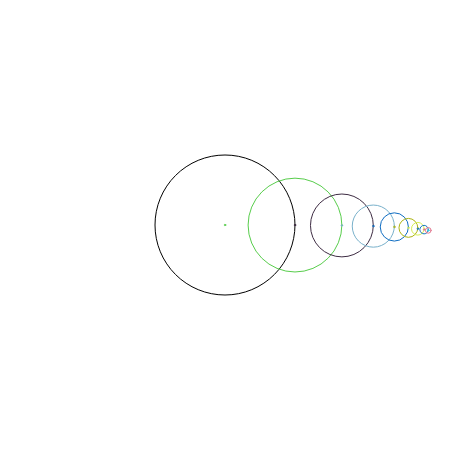
Frame 1 (no input)
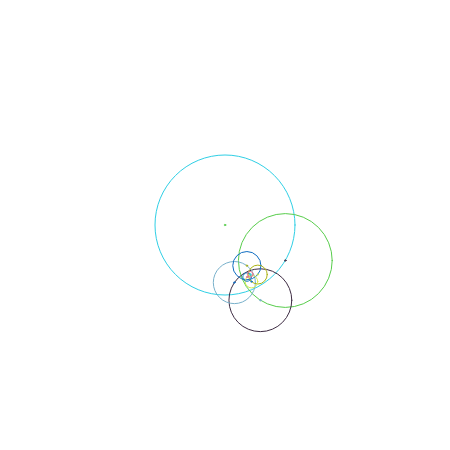
Frame 60 (no input)
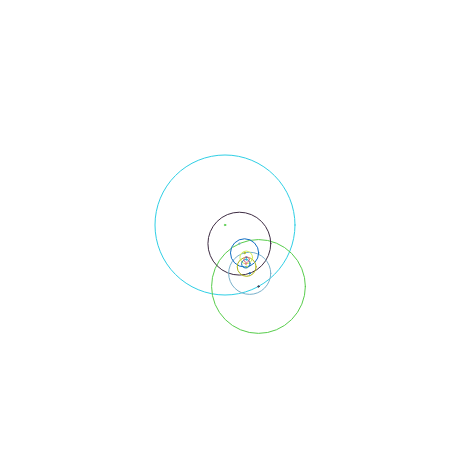
Frame 120 (the mouse pressed at the canvas centre since frame 60)

The p5.js sketch that drew these frames (run headless with seeded random() and noise() and a simulated clock; from frame 60 on, the mouse is pressed at the canvas centre):

// p5.js sketch
// ── sketch.js
var color
var x,y,z

var ratio_noise

var r
var center
var radius_line
var angle= 0
var color_array

var rotation_magnitude
var rotation_speed
var num_circles = 9
var trace = false
var random_ratio = false
var last_only = false

var trace_button
var random_ratio_button
var random_spins_button
var last_only_button
var rainbow_button
var clear_button

var speed_slider
var magnitude_slider

function setup(){
  ratio_noise = 0

  createCanvas(450,450)
  x = random(255)
  y = random(255)
  z = random(255)

  color_array = new Array(num_circles)
  for (var i = 0; i < color_array.length; i++) {
    color_array[i] = createVector(random(255),random(255),random(255))
  }

  speed_slider = createSlider(1, 15, 1)
  magnitude_slider = createSlider(0,6000, 3000)

  angleMode(DEGREES);

  trace_button = createButton("Trace")
  trace_button.mousePressed(flipTrace)

  random_ratio_button = createButton("Wierd Mode")
  random_ratio_button.mousePressed(randomRatio)


  last_only_button = createButton("Trace Last Circle Only")
  last_only_button.mousePressed(flipLastOnly)

  clear_button = createButton("Clear")
  clear_button.mousePressed(clear)

  if(!trace) noFill()
}

function clear(){
  background(255)
}

function randomRatio(){
  random_ratio = !random_ratio
}

function flipLastOnly(){
  last_only = !last_only
}


function flipTrace(){
  background(255)
  trace = !trace
}


function draw(){
  r = 140

  rotation_speed = speed_slider.value()/1000
  rotation_magnitude = magnitude_slider.value()/ 1000




  if(!trace) background(255)
  center = createVector(width/2,height/2)

  // ellipse(width/2,height/2, r,r)
  radius_line =p5.Vector.fromAngle(radians(angle))
  radius_line.setMag(r/2)

  for (var i = 0; i < num_circles; i++) {

    if(random_ratio){
      rotation_magnitude = noise(ratio_noise) * 0.3
      ratio_noise += 0.0003
    }else{
      ratio_noise = random()
    }

    if(!trace) ellipse(center.x,center.y, r,r)

    stroke(color_array[i].x,color_array[i].y,color_array[i].z)
    if(!last_only || i == num_circles-1){
      ellipse(center.x,center.y,1.5,1.5)
    }

    angle += rotation_speed
    radius_line = p5.Vector.fromAngle(angle * ((i*rotation_magnitude) + 1) )
    radius_line.setMag(r/2)
    center.add(radius_line)
    r *= .67
  }
}
